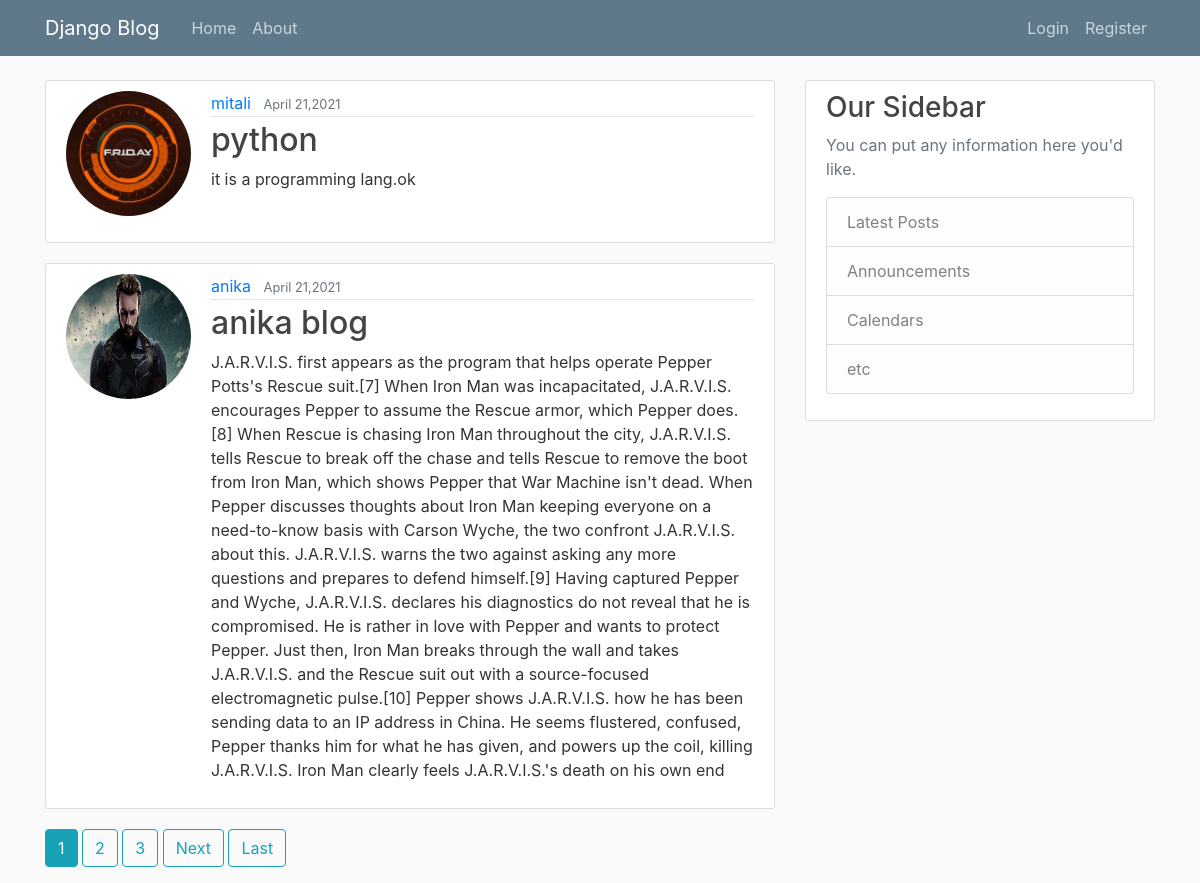
The page / on the database its author committed.
### blog/models.py (models this page shows, shortened)
class Post(models.Model):
    title = models.CharField(max_length=120)
    content = models.TextField()
    date_posted = models.DateTimeField(default=timezone.now)
    author = models.ForeignKey(User, on_delete=models.CASCADE)

### user/models.py (models this page shows, shortened)
class Profile(models.Model):
    user = models.OneToOneField(User, on_delete=models.CASCADE)
    image = models.ImageField(default='default.jpg', upload_to='profile_pics')

### blog/views.py (the view)
# urls.py: path('',PostListView.as_view(),name="blog-home"),
class PostListView(ListView):
    model = Post
    template_name = 'blog/home.html' #<app>/<model>_<viewtype>.html
    context_object_name = 'posts'
    ordering = ['-date_posted']
    paginate_by = 2

### blog/templates/blog/home.html (shortened to what this page needs)
{% extends 'blog/base.html'%}
{%block content%}
    {% for post in posts %}
    <article class="media content-section">
        <img class="rounded-circle account-img" src="{{ post.author.profile.image.url }}">
  <div class="media-body">
    <div class="article-metadata">
      <a class="mr-2" href="{% url 'user-posts' post.author.username %}">{{ post.author }}</a>
      <small class="text-muted">{{ post.date_posted|date:"F d,Y"}}</small>
    </div>
    <h2><a class="article-title" href="{% url 'post-detail' post.id %}">{{ post.title }}</a></h2>
    <p class="article-content">{{ post.content }}</p>
  </div>
</article>
    {% endfor %}
    {% if is_paginated %}
        {% for num in page_obj.paginator.page_range %}
            {% if page_obj.number == num %}
                <a class="btn btn-info mb-3" href="?page={{num}}">{{num}}</a>
            {% elif num > page_obj.number|add:'-3' and num < page_obj.number|add:'3'%}
                <a class="btn btn-outline-info mb-3" href="?page={{num}}">{{num}}</a>
            {% endif %}
        {%endfor%}
        {% if page_obj.has_next %}
            <a class="btn btn-outline-info mb-3" href="?page={{page_obj.next_page_number}}">Next</a>
            <a class="btn btn-outline-info mb-3" href="?page={{page_obj.paginator.num_pages}}">Last</a>
        {% endif %}
    {% endif %}
{% endblock %}

### blog/templates/blog/base.html (shortened to what this page needs)
{% load static %}
<!DOCTYPE html>
<html lang="en">
<head>
    <link rel="stylesheet" href="https://stackpath.bootstrapcdn.com/bootstrap/4.3.1/css/bootstrap.min.css">
    <link rel="stylesheet" type="text/css" href="{% static 'blogtemp/main.css'%}">
</head>
<body>
    <header class="site-header">
  <nav class="navbar navbar-expand-md navbar-dark bg-steel fixed-top">
    <div class="container">
      <a class="navbar-brand mr-4" href="{% url 'blog-home'%}">Django Blog</a>
      <div class="collapse navbar-collapse" id="navbarToggle">
        <div class="navbar-nav mr-auto">
          <a class="nav-item nav-link" href="{% url 'blog-home'%}">Home</a>
          <a class="nav-item nav-link" href="{% url 'blog-about'%}">About</a>
        </div>
        <div class="navbar-nav">
            {% if user.is_authenticated %}
                <a class="nav-item nav-link" href="{% url 'post-create'%}">New Post</a>
                <a class="nav-item nav-link" href="{% url 'profile'%}">Profile</a>
                <a class="nav-item nav-link" href="{% url 'logout'%}">Logout</a>
            {% else %}
                <a class="nav-item nav-link" href="{% url 'login'%}">Login</a>
                <a class="nav-item nav-link" href="{% url 'register'%}">Register</a>
            {% endif %}
        </div>
      </div>
    </div>
  </nav>
</header>
<main role="main" class="container">
  <div class="row">
    <div class="col-md-8">
      {% block content %}{% endblock %}
    </div>
    <div class="col-md-4">
      <div class="content-section">
        <h3>Our Sidebar</h3>
        <p class='text-muted'>You can put any information here you'd like.
          <ul class="list-group">
            <li class="list-group-item list-group-item-light">Latest Posts</li>
            <li class="list-group-item list-group-item-light">Announcements</li>
            <li class="list-group-item list-group-item-light">Calendars</li>
            <li class="list-group-item list-group-item-light">etc</li>
          </ul>
        </p>
      </div>
    </div>
  </div>
</main>
</body>
</html>

### blog/static/blogtemp/main.css (style rules this page uses)
body { background: #fafafa; color: #333333; margin-top: 5rem; }
h1, h2, h3, h4, h5, h6 { color: #444444; }
ul { margin: 0; }
.bg-steel { background-color: #5f788a; }
.site-header .navbar-nav .nav-link { color: #cbd5db; }
.content-section { background: #ffffff; padding: 10px 20px; border: 1px solid #dddddd; border-radius: 3px; margin-bottom: 20px; }
.article-title { color: #444444; }
.article-content { white-space: pre-line; }
.article-metadata { padding-bottom: 1px; margin-bottom: 4px; border-bottom: 1px solid #e3e3e3 }
.account-img { height: 125px; width: 125px; margin-right: 20px; margin-bottom: 16px; }

### rows shown on the page
Post: author.profile.image (picture), author "mitali", date_posted "April 21,2021", title "python", content "it is a programming lang.ok"
Post: author.profile.image (placeholder picture), author "anika", date_posted "April 21,2021", title "anika blog", content "J.A.R.V.I.S. first appears as the program that helps operate Pepper Potts's Rescue suit.[7] When Iron Man was incapacitated, J.A.R.V.I.S. encourages Pepper to assume the Rescue armor, which Pepper does.[8] When Rescue is chasing Iron Man throughout the city, J.A.R.V.I.S. tells Rescue to break off the chase and tells Rescue to remove the boot from Iron Man, which shows Pepper that War Machine isn't dead. When Pepper discusses thoughts about Iron Man keeping everyone on a need-to-know basis with Carson Wyche, the two confront J.A.R.V.I.S. about this. J.A.R.V.I.S. warns the two against asking any more questions and prepares to defend himself.[9] Having captured Pepper and Wyche, J.A.R.V.I.S.…"

### other values the page prints
{{ num }} "1"
{{ num }} "2" "3"
